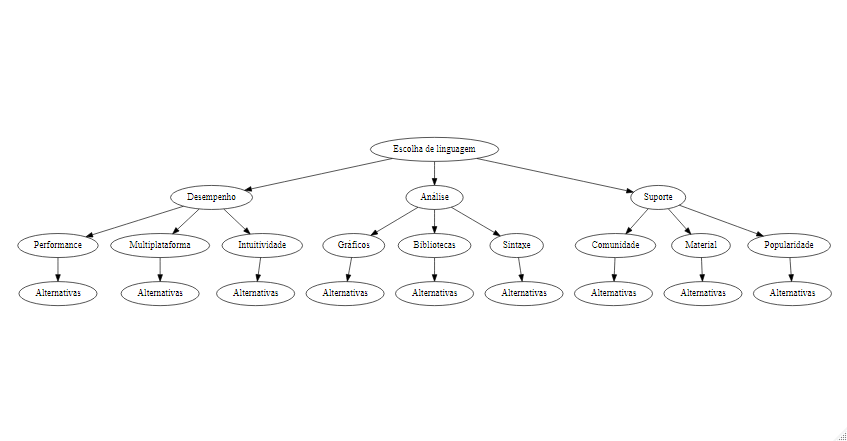

R code for this plot:
library(data.tree)
modelo = Node$new("Foco")
criterio = modelo$AddChild("Criterio")
plot(modelo)
modelo$AddChild("Criterio2")
plot(modelo)


modelo = Node$new("Escolha de linguagem")
desempenho = modelo$AddChild("Desempenho")
performance = desempenho$AddChild("Performance")
performance$AddChild("Alternativas")
multi = desempenho$AddChild("Multiplataforma")
multi$AddChild("Alternativas")
intuiti = desempenho$AddChild("Intuitividade")
intuiti$AddChild("Alternativas")
analise = modelo$AddChild("Análise")
graf = analise$AddChild("Gráficos")
graf$AddChild("Alternativas")
bibli = analise$AddChild("Bibliotecas")
bibli$AddChild("Alternativas")
Sint = analise$AddChild("Sintaxe")
Sint$AddChild("Alternativas")
suporte = modelo$AddChild("Suporte")
comu = suporte$AddChild("Comunidade")
comu$AddChild("Alternativas")
Mat = suporte$AddChild("Material")
Mat$AddChild("Alternativas")
popu = suporte$AddChild("Popularidade")
popu$AddChild("Alternativas")


plot(modelo)
